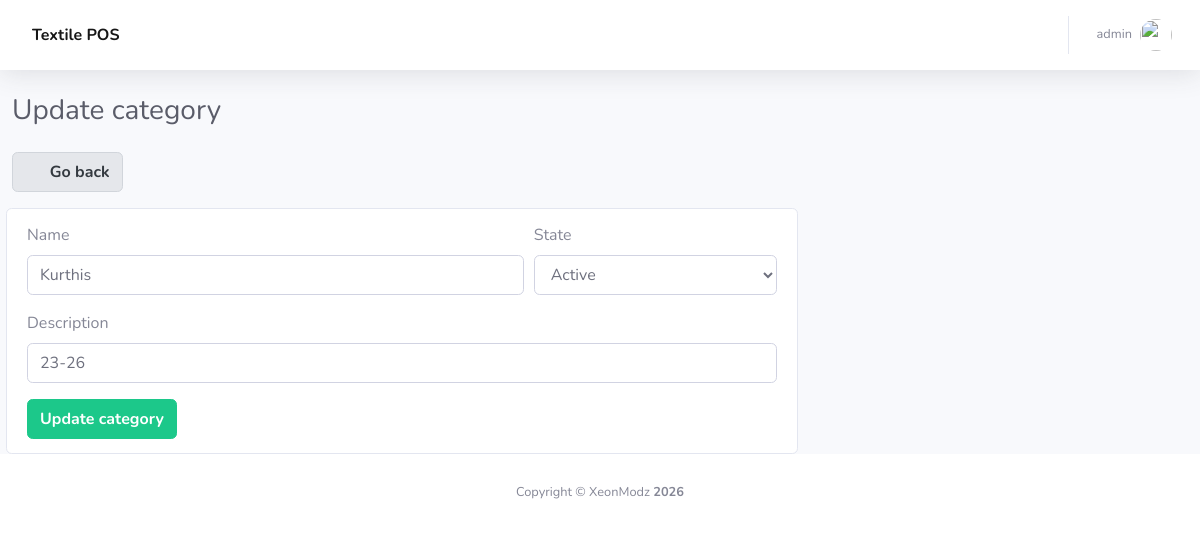
Screenshot of /products/categories/update/1 (signed in) with the database file from the repository.
### products/models.py (models this page shows, shortened)
class Category(models.Model):
    STATUS_CHOICES = (  # new
        ("ACTIVE", "Active"),
        ("INACTIVE", "Inactive")
    )
    name = models.CharField(max_length=256)
    description = models.TextField(max_length=256)
    status = models.CharField(
        choices=STATUS_CHOICES,
        max_length=100,
        verbose_name="Status of the category",
    )
    class Meta:
        db_table = "Category"
        verbose_name_plural = "Categories"

### products/views.py (the view, shortened to what this page needs)
@admin_required
def categories_update_view(request, category_id):
    try:
        category = Category.objects.get(id=category_id)
    except Exception as e:
        messages.success(
            request, 'There was an error trying to get the category!', extra_tags="danger")
        print(e)
        return redirect('products:categories_list')
    context = {
        "active_icon": "products_categories",
        "category_status": Category.status.field.choices,
        "category": category
    }
    return render(request, "products/categories_update.html", context=context)

### templates/products/categories_update.html (shortened to what this page needs)
{% extends "pos/base.html" %}
{% block heading %}Update category{% endblock heading %}
{% block content %}
<div class="row ml-0 mb-3">
    <a href="{% url 'products:categories_list' %}">
        <button type="button" class="btn btn-info font-weight-bold">
            <i class="fas fa-long-arrow-alt-left mr-2"></i>
            Go back
        </button>
    </a>
</div>
<div class="row">
    <div class="card col-md-8">
        <div class="card-body">
            <form action="{% url 'products:categories_update' category.id %}"  method="post">
                <div class="form-row">
                    <div class="form-group col-md-8">
                        <label for="inputDescription">Name</label>
                        <input type="text" class="form-control" name="name" value="{{category.name}}" required>
                    </div>
                    <div class="form-group col-md-4">
                        <label for="state">State</label>
                        <select name="state" class="form-control" required>
                            {% for status in category_status %}
                                {% if status.0 == category.status %}
                                <option value="{{status.0}}" selected>{{status.1}}</option>
                                {% else %}
                                <option value="{{status.0}}">{{status.1}}</option>
                                {% endif %}
                            {% endfor %}
                        </select>
                    </div>
                </div>
                <div class="form-row">
                    <div class="form-group col-md-12">
                        <label for="inputDescription">Description</label>
                        <input type="text" name="description" class="form-control" value="{{category.description}}" required>
                    </div>
                </div>
                <button type="submit" class="btn btn-success font-weight-bold">Update category</button>
            </form>
        </div>
    </div>
</div>
{% endblock content %}

### templates/pos/navbar.html (shortened to what this page needs)
{% load static %}
<nav class="navbar navbar-expand navbar-light bg-white topbar mb-4 static-top shadow">
    <span class="mobile-brand">Textile POS</span>
    <button id="{% if request.session.mobile_admin %}mobileSidebarToggle{% else %}sidebarToggleTop{% endif %}"
        class="btn btn-link d-md-none rounded-circle mr-3">
        <i class="fa fa-bars"></i>
    </button>
    <ul class="navbar-nav ml-auto">
        <li class="nav-item dropdown no-arrow">
            <a class="nav-link dropdown-toggle" href="#" id="userDropdown" role="button"
                data-toggle="dropdown" aria-haspopup="true" aria-expanded="false">
                <span class="mr-2 d-none d-lg-inline text-gray-600 small">{{request.user.username}}</span>
                <img class="img-profile rounded-circle"
                    src="{% static 'img/undraw_profile.svg' %}">
            </a>
        </li>
    </ul>
</nav>

### static/css/pos-app.css (style rules this page uses)
.mobile-brand { display: none; }
.mobile-admin .topbar { position: sticky; top: 0; z-index: 1020; min-height: 58px; }
.mobile-admin #mobileSidebarToggle { display: inline-flex !important; align-items: center; justify-content: center; color: #171717; }
.mobile-admin .mobile-brand { display: inline-block !important; margin-left: 16px; color: #171717; font-size: 16px; font-weight: 700; }
.mobile-admin .card-body { padding: 14px; }
.mobile-admin .row { margin-right: -6px; margin-left: -6px; }
.mobile-admin .row > [class*="col-"] { padding-right: 6px; padding-left: 6px; }
.mobile-admin .form-control, .mobile-admin .btn { min-height: 40px; }
body { --pos-black: #171717; --pos-charcoal: #2b2b2b; --pos-gray: #6b7280; --pos-light-gray: #e5e7eb; --pos-paper: #fff; --blue: #171717; --primary: #171717; --info: #6b7280; }
.btn-link, .btn-link:hover, .btn-link:focus { color: var(--pos-black) !important; }
.text-primary, a.text-primary, a:not(.btn):not(.dropdown-item):not(.nav-link):not(.sidebar-brand):not(.mobile-menu-link), .mobile-admin .mobile-brand { color: var(--pos-black) !important; }
.bg-info, .btn-info, .text-info, .border-left-info, .badge-info { color: #343a40 !important; }
.bg-info, .btn-info, .badge-info { background-color: #e5e7eb !important; border-color: #d1d5db !important; }

### rows the page displays
Category: name "Kurthis", state "Active", description "23-26"

### other values shown
{{ request.user.username }} "admin"
